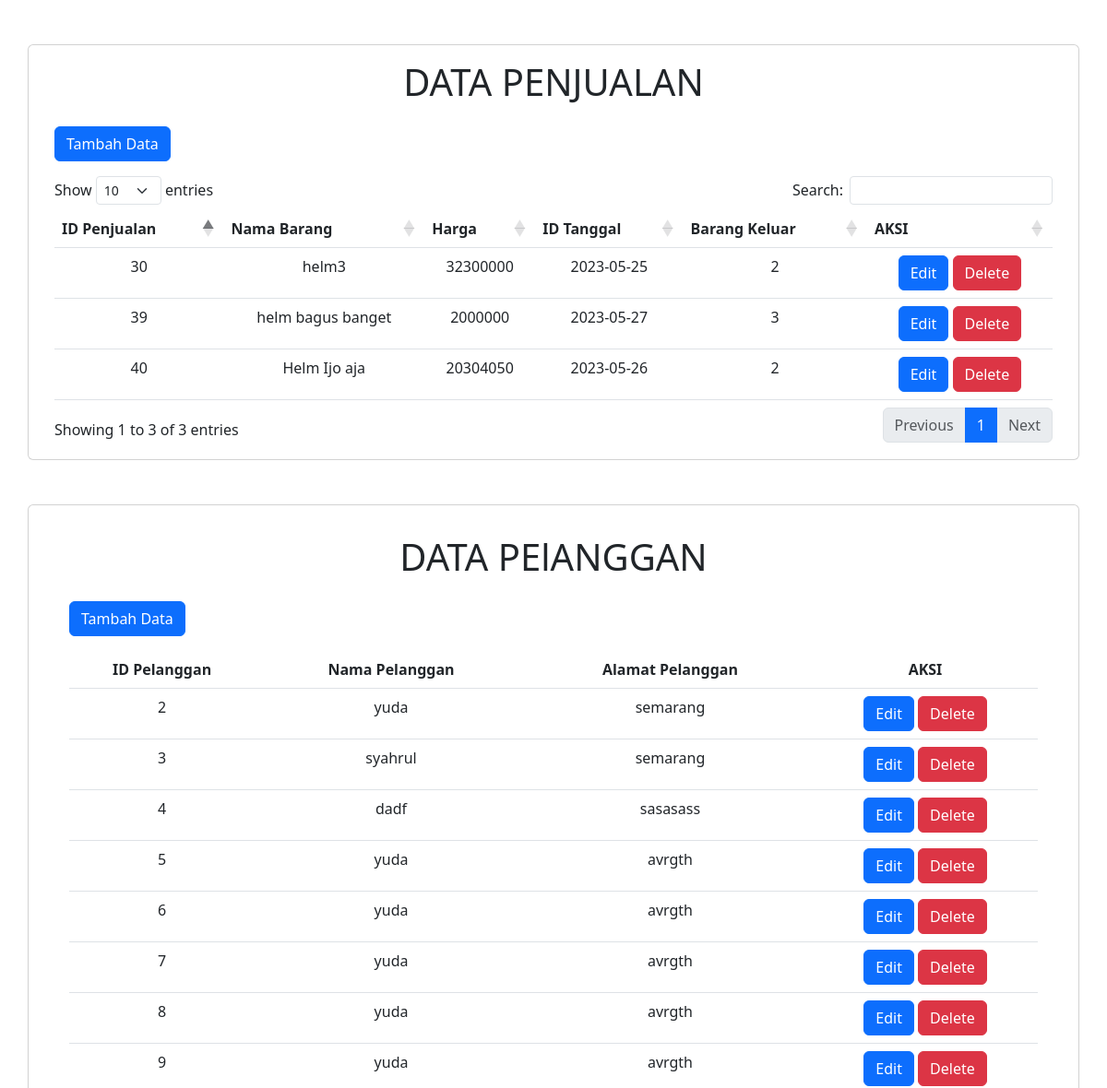
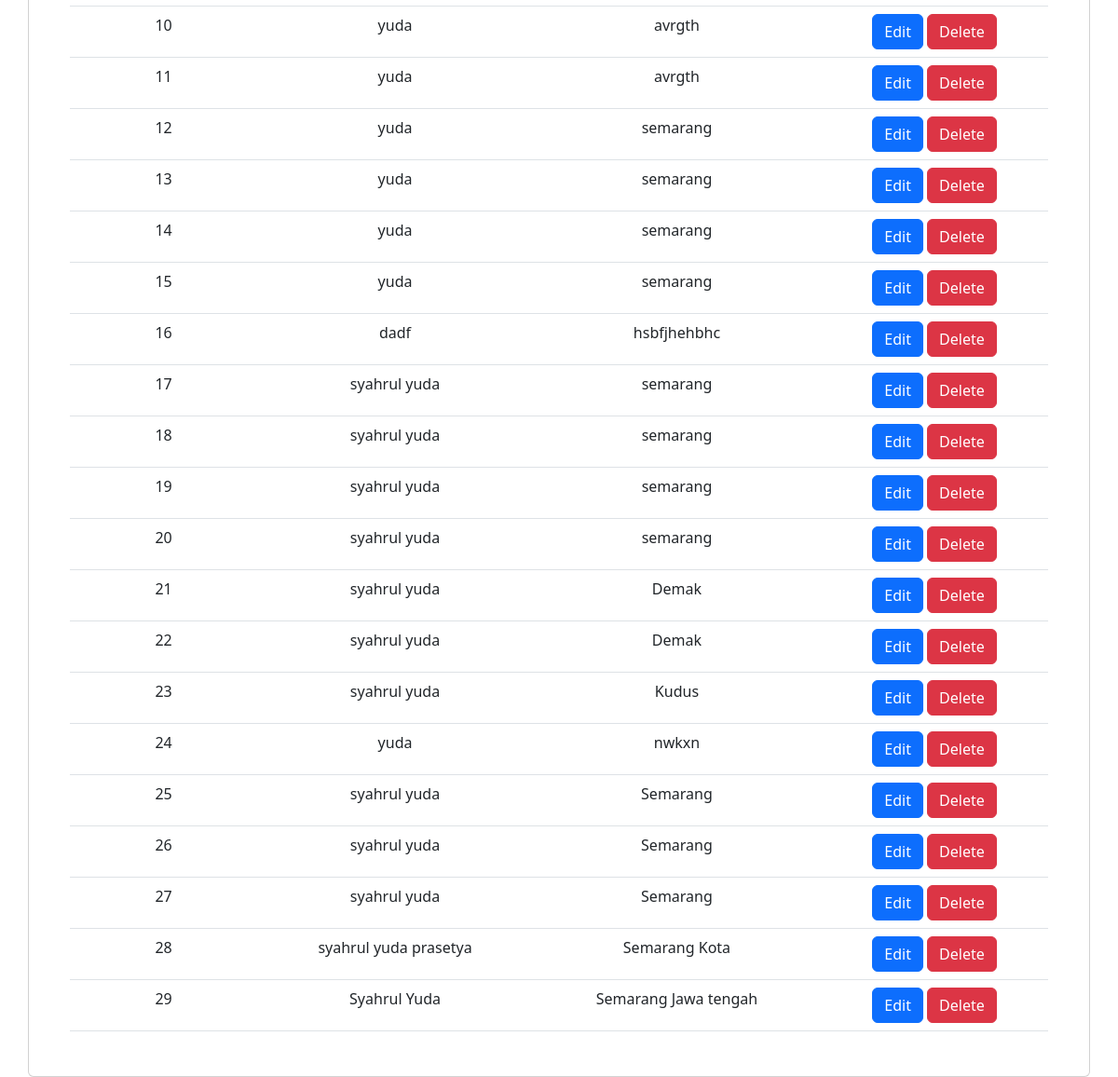
/php/index.php, run on the app's committed database (2 pictures, top to bottom).
### tables this page shows
CREATE TABLE `penjualan` (
  `id_penjualan` int(11) NOT NULL,
  `id_barang` int(11) NOT NULL,
  `id_pelanggan` int(11) NOT NULL,
  `tanggal` date NOT NULL,
  `barang_keluar` int(11) NOT NULL
);

CREATE TABLE `detail_barang` (
  `id_barang` int(11) NOT NULL,
  `nama_barang` varchar(30) NOT NULL,
  `harga` varchar(30) NOT NULL,
  `deskripsi` varchar(100) NOT NULL
);

CREATE TABLE `detail_pelanggan` (
  `id_pelanggan` int(11) NOT NULL,
  `nama_pelanggan` varchar(30) NOT NULL,
  `alamat` varchar(30) NOT NULL
);

### php/index.php (the view, shortened to what this page needs)
<!doctype html>
<html lang="en">
<head>
    <link href="https://cdn.jsdelivr.net/npm/bootstrap@5.3.0-alpha3/dist/css/bootstrap.min.css" rel="stylesheet"
>
    <link rel="stylesheet" href="https://cdn.datatables.net/1.13.4/css/dataTables.bootstrap5.min.css">
    <link rel="stylesheet" href="https://cdnjs.cloudflare.com/ajax/libs/twitter-bootstrap/5.2.0/css/bootstrap.min.css">
    <link href="https://cdn.jsdelivr.net/npm/bootstrap@5.3.0-alpha3/dist/css/bootstrap.min.css" rel="stylesheet"
>
</head>
<tbody>
    <div class="container card mt-5">
        <div class="card-body ">
            <h1 class="text-center">DATA PENJUALAN</h1>
            <a href="tambah.php" Class="btn btn-primary mt-3 mb-3">Tambah Data</a>
            <table class="table" id="example">
                <thead>
                    <tr class="text-center">
                        <th scope="col"> ID Penjualan</th>
                        <th scope="col">Nama Barang</th>
                        <th scope="col">Harga</th>
                        <th scope="col">ID Tanggal</th>
                        <th scope="col">Barang Keluar</th>
                        <th scope="col">AKSI</th>
                    </tr>
                </thead>
                <body>
                    <?php
                    include('connect.php');
                    $toko_helmet = mysqli_query($conn, "SELECT * FROM penjualan INNER JOIN detail_barang on penjualan.id_barang = detail_barang.id_barang");
                    while ($penjualan = mysqli_fetch_array($toko_helmet)) {
                    ?>
                    <tr class="text-center">
                        <td><?php echo $penjualan['id_penjualan'] ?></td>
                        <td><?php echo $penjualan['nama_barang'] ?></td>
                        <td><?php echo $penjualan['harga'] ?></td>
                        <td><?php echo $penjualan['tanggal'] ?></td>
                        <td><?php echo $penjualan['barang_keluar'] ?></td>
                        <td>
                            <a href="edit.php?id_kpenjualan=<?php echo $penjualan['id_penjualan']; ?>"
                                class="btn btn-primary">Edit</a>
                            <a href="proses_delete.php?id_penjualan=<?php echo $penjualan['id_penjualan']; ?>"
                                class="btn btn-danger" onclick="confirm('Apakah Anda Yakin Mau Dihapus ?')">Delete</a>
                        </td>
                    </tr>
                    <?php
                    }
                    ?>
                </body>
            </table>
        </div>
    </div>
</tbody>
<tbody>
    <div class="container card mt-5">
        <div class="card-body ">
            <div class="card-body ">
                <h1 class="text-center">DATA PElANGGAN</h1>
                <a href="tambah.php" Class="btn btn-primary mt-3 mb-3">Tambah Data</a>
                <table class="table" id="example">
                    <thead>
                        <tr class="text-center">
                            <th scope="col"> ID Pelanggan</th>
                            <th scope="col">Nama Pelanggan</th>
                            <th scope="col">Alamat Pelanggan</th>
                            <th scope="col">AKSI</th>
                        </tr>
                    </thead>
                    <body>
                        <?php
                        include('connect.php');
                        $toko_helmet = mysqli_query($conn, "SELECT * FROM detail_pelanggan");
                        while ($detail_pelanggan = mysqli_fetch_array($toko_helmet)) {
                        ?>
                        <tr class="text-center">
                            <td><?php echo $detail_pelanggan['id_pelanggan'] ?></td>
                            <td><?php echo $detail_pelanggan['nama_pelanggan'] ?></td>
                            <td><?php echo $detail_pelanggan['alamat'] ?></td>
                            <td>
                                <a href="edit.php?id_kpenjualan=<?php echo $detail_pelanggan['id_pelanggan']; ?>"
                                    class="btn btn-primary">Edit</a>
                                <a href="proses_delete.php?id_penjualan=<?php echo $detail_pelanggan['id_pelanggan']; ?>"
                                    class="btn btn-danger"
                                    onclick="confirm('Apakah Anda Yakin Mau Dihapus ?')">Delete</a>
                            </td>
                        </tr>
                        <?php
                        }
                        ?>
                    </body>
                </table>
            </div>
        </div>
</tbody>
</body>
</html>

### data on the page
penjualan: id_penjualan "30", id_barang.nama_barang "helm3", id_barang.harga "32300000", tanggal "2023-05-25", barang_keluar "2"
penjualan: id_penjualan "39", id_barang.nama_barang "helm bagus banget", id_barang.harga "2000000", tanggal "2023-05-27", barang_keluar "3"
penjualan: id_penjualan "40", id_barang.nama_barang "Helm Ijo aja", id_barang.harga "20304050", tanggal "2023-05-26", barang_keluar "2"
detail_pelanggan: id_pelanggan "2", nama_pelanggan "yuda", alamat "semarang"
detail_pelanggan: id_pelanggan "3", nama_pelanggan "syahrul", alamat "semarang"
detail_pelanggan: id_pelanggan "4", nama_pelanggan "dadf", alamat "sasasass"
detail_pelanggan: id_pelanggan "5", nama_pelanggan "yuda", alamat "avrgth"
detail_pelanggan: id_pelanggan "6", nama_pelanggan "yuda", alamat "avrgth"
detail_pelanggan: id_pelanggan "7", nama_pelanggan "yuda", alamat "avrgth"
detail_pelanggan: id_pelanggan "8", nama_pelanggan "yuda", alamat "avrgth"
detail_pelanggan: id_pelanggan "9", nama_pelanggan "yuda", alamat "avrgth"
detail_pelanggan: id_pelanggan "10", nama_pelanggan "yuda", alamat "avrgth"
detail_pelanggan: id_pelanggan "11", nama_pelanggan "yuda", alamat "avrgth"
detail_pelanggan: id_pelanggan "12", nama_pelanggan "yuda", alamat "semarang"
detail_pelanggan: id_pelanggan "13", nama_pelanggan "yuda", alamat "semarang"
detail_pelanggan: id_pelanggan "14", nama_pelanggan "yuda", alamat "semarang"
detail_pelanggan: id_pelanggan "15", nama_pelanggan "yuda", alamat "semarang"
detail_pelanggan: id_pelanggan "16", nama_pelanggan "dadf", alamat "hsbfjhehbhc"
detail_pelanggan: id_pelanggan "17", nama_pelanggan "syahrul yuda", alamat "semarang"
detail_pelanggan: id_pelanggan "18", nama_pelanggan "syahrul yuda", alamat "semarang"
detail_pelanggan: id_pelanggan "19", nama_pelanggan "syahrul yuda", alamat "semarang"
detail_pelanggan: id_pelanggan "20", nama_pelanggan "syahrul yuda", alamat "semarang"
detail_pelanggan: id_pelanggan "21", nama_pelanggan "syahrul yuda", alamat "Demak"
detail_pelanggan: id_pelanggan "22", nama_pelanggan "syahrul yuda", alamat "Demak"
detail_pelanggan: id_pelanggan "23", nama_pelanggan "syahrul yuda", alamat "Kudus"
detail_pelanggan: id_pelanggan "24", nama_pelanggan "yuda", alamat "nwkxn"
detail_pelanggan: id_pelanggan "25", nama_pelanggan "syahrul yuda", alamat "Semarang"
detail_pelanggan: id_pelanggan "26", nama_pelanggan "syahrul yuda", alamat "Semarang"
detail_pelanggan: id_pelanggan "27", nama_pelanggan "syahrul yuda", alamat "Semarang"
detail_pelanggan: id_pelanggan "28", nama_pelanggan "syahrul yuda prasetya", alamat "Semarang Kota"
detail_pelanggan: id_pelanggan "29", nama_pelanggan "Syahrul Yuda", alamat "Semarang Jawa tengah"
